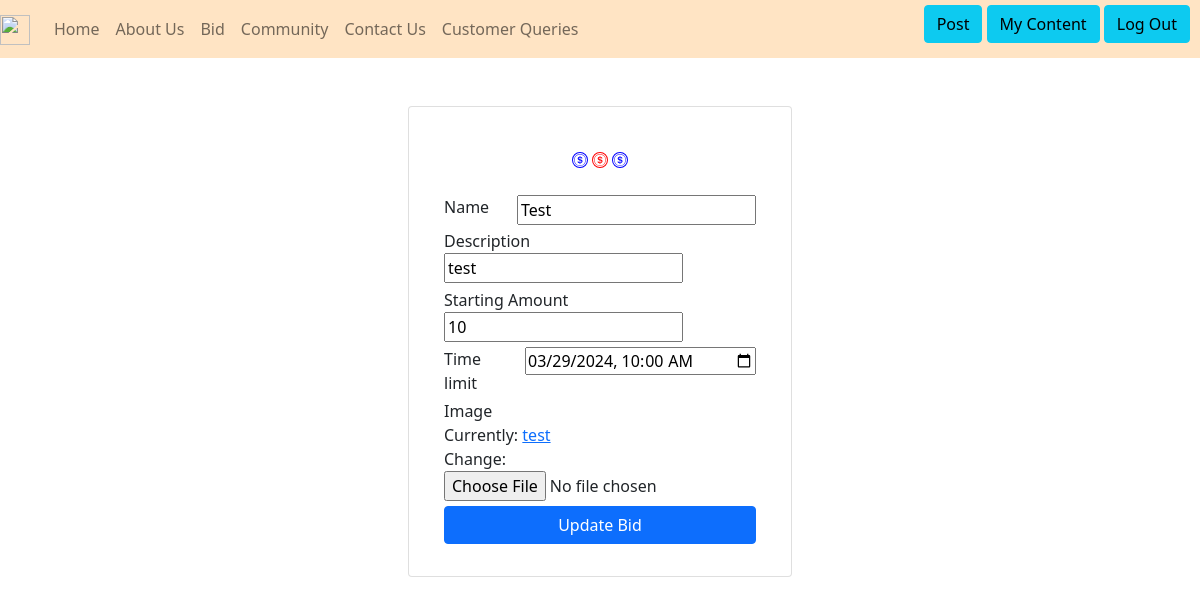
The page /bid/11 (signed in) on the database its author committed.
### bid/models.py (models this page shows, shortened)
class BidPosts(models.Model):
    image = models.ImageField(upload_to='uploads/bid/')
    name = models.CharField(max_length=30)
    description = models.CharField(max_length=200)
    user_created =models.ForeignKey(User, on_delete=models.CASCADE, related_name='created_bids')
    user_assigned =models.ForeignKey(User, on_delete=models.CASCADE,  related_name='assigned_bids')
    amount_initial = models.IntegerField()
    amount_final = models.IntegerField()
    time_limit = models.DateTimeField()
    Status = models.IntegerField()

### bid/views.py (the view)
# urls.py: path('<int:post_id>', views.update_page_view, name='update_bid'),
def update_page_view(request, post_id):
    if request.user.is_authenticated:
        post = BidPosts.objects.get(id=post_id)
        if request.method == 'POST':
            form = BidCreation(request.POST)
            if form.is_valid():
                post.name = form.cleaned_data['name']
                post.description = form.cleaned_data['description']
                post.amount_initial = form.cleaned_data['amount_initial']
                post.time_limit = form.cleaned_data['time_limit']
                post.image = form.cleaned_data['image']
                post.save()
                return redirect('myposts')
        else:
            form = BidCreation(initial={
                'name': post.name,
                'description': post.description,
                'amount_initial': post.amount_initial,
                'time_limit': post.time_limit,
                'image': post.image
            })
        return render(request, 'update.html', {'form': form})
    return redirect('login')

### bid/forms.py
class BidCreation(forms.Form):
    image = forms.ImageField()
    len_max = 20
    len_min = 2
    message_min = f"Should have at least {len_min} characters."
    message_max = f"Should have at most{len_max} characters."
    name = forms.CharField(validators=[
    validators.MinLengthValidator(len_min, message_min),
    validators.MaxLengthValidator(len_max, message_max)
    ])
    len_max_des=200
    message_max_des = f"Must have at most{len_max_des} characters."
    description = forms.CharField(validators=[
    validators.MinLengthValidator(len_min, message_min),
    validators.MaxLengthValidator(len_max_des, message_max_des)
    ])
    amount_initial= forms.IntegerField()
    time_limit = forms.DateTimeField(
        widget=forms.DateTimeInput(
            attrs={'type': 'datetime-local'}),
            validators=[checktime])
    class Meta:
        model = BidPosts
        fields = ['image', 'name','description','amount_initial', 'time_limit']

### bid/templates/update.html (shortened to what this page needs)
<!doctype html>
<html lang="en">
  <head>
    <link href="https://cdn.jsdelivr.net/npm/bootstrap@5.0.2/dist/css/bootstrap.min.css" rel="stylesheet">
  </head>
  <body>
    {% extends 'users/header.html' %}
    {% block content %}
    <div class="row d-flex justify-content-center" style="margin-top: 4%;">
        <div class="col-md-6 col-xl-4">
            <div class="card mb-5">
                <div class="card-body d-flex flex-column align-items-center">
                    <div class="bs-icon-xl bs-icon-circle bs-icon-primary bs-icon my-4">
                    </div>
                    <form method="post">
                      <div class="container">
                          <div class="row" style="margin-bottom: 1.5%;">
                              <div class="col">
                                  <div>Name</div>
                              </div>
                              <div class="col">
                                  {{ form.name }}
                              </div>
                          </div>
                          <div class="row" style="margin-bottom: 1.5%;">
                              <div class="col">
                                  <div>Description</div>
                              </div>
                              <div class="col">
                                  {{ form.description }}
                              </div>
                          </div>
                          <div class="row" style="margin-bottom: 1.5%;">
                              <div class="col">
                                  <div>Starting Amount</div>
                              </div>
                              <div class="col">
                                  {{ form.amount_initial }}
                              </div>
                          </div>
                          <div class="row" style="margin-bottom: 1.5%;">
                              <div class="col">
                                  <div>Time limit</div>
                              </div>
                              <div class="col">
                                  {{ form.time_limit }}
                              </div>
                          </div>
                          <div class="row" style="margin-bottom: 1.5%;">
                              <div class="col">
                                  <div>Image</div>
                              </div>
                              <div class="col">
                                  {{ form.image }}
                              </div>
                          </div>
                          <div class="mb-3"><button class="btn btn-primary d-block w-100" type="submit">Update Bid</button></div>
                      </div>
                  </form>
            </div>
        </div>
    </div>
    {% endblock content %}

### rows shown on the page
BidPosts: name "Test", description "test", amount_initial "10", time_limit "03/29/2024 10:00"
